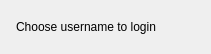
<?xml version="1.0" encoding="UTF-8"?>
<ui version="4.0">
 <class>AutoFillWidget</class>
 <widget class="QWidget" name="AutoFillWidget">
  <property name="geometry">
   <rect>
    <x>0</x>
    <y>0</y>
    <width>211</width>
    <height>54</height>
   </rect>
  </property>
  <layout class="QVBoxLayout" name="verticalLayout">
   <property name="margin">
    <number>0</number>
   </property>
   <item>
    <widget class="Frame" name="frame">
     <property name="frameShape">
      <enum>QFrame::NoFrame</enum>
     </property>
     <layout class="QVBoxLayout" name="verticalLayout_2">
      <property name="spacing">
       <number>0</number>
      </property>
      <item>
       <layout class="QHBoxLayout" name="horizontalLayout">
        <property name="spacing">
         <number>0</number>
        </property>
        <item>
         <widget class="QLabel" name="label">
          <property name="sizePolicy">
           <sizepolicy hsizetype="Fixed" vsizetype="Fixed">
            <horstretch>0</horstretch>
            <verstretch>0</verstretch>
           </sizepolicy>
          </property>
          <property name="text">
           <string/>
          </property>
          <property name="pixmap">
           <pixmap resource="../data/icons.qrc">:/icons/other/keys.png</pixmap>
          </property>
         </widget>
        </item>
        <item>
         <widget class="QLabel" name="label_2">
          <property name="sizePolicy">
           <sizepolicy hsizetype="Preferred" vsizetype="Fixed">
            <horstretch>0</horstretch>
            <verstretch>0</verstretch>
           </sizepolicy>
          </property>
          <property name="text">
           <string>Choose username to login</string>
          </property>
         </widget>
        </item>
       </layout>
      </item>
      <item>
       <layout class="QGridLayout" name="gridLayout">
        <property name="leftMargin">
         <number>10</number>
        </property>
        <property name="horizontalSpacing">
         <number>6</number>
        </property>
        <property name="verticalSpacing">
         <number>0</number>
        </property>
       </layout>
      </item>
     </layout>
    </widget>
   </item>
  </layout>
 </widget>
 <customwidgets>
  <customwidget>
   <class>Frame</class>
   <extends>QFrame</extends>
   <header>frame.h</header>
   <container>1</container>
  </customwidget>
 </customwidgets>
 <resources>
  <include location="../data/icons.qrc"/>
 </resources>
 <connections/>
</ui>
